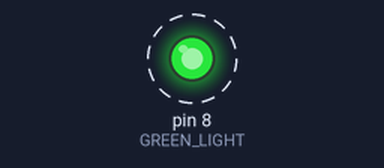
Simulated run of this sketch. Board: Arduino Uno, built with avr-gcc and run on an emulated ATmega328P. Shown: output pins drawn as LEDs (lit = HIGH). Dashed ring = blinking.

Above: at 0.2 s.
Timing chart, 0 to 3.0 s (numbered marks = the images above):
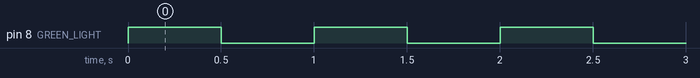

Measured:
- by itself, pin 8 (GREEN_LIGHT): alternates HIGH for 0.50 s and LOW for 0.50 s

The sketch:

hackathon_test4.ino
```cpp
#define GREEN_LIGHT 8 // first light, green LEDs (high when clear, low when opposite detected) [pin 8]

void setup() {

  // put your setup code here, to run once:
  pinMode(GREEN_LIGHT, OUTPUT);


}

void loop() {
  // put your main code here, to run repeatedly:
  digitalWrite(GREEN_LIGHT, HIGH);
  delay(500);
  digitalWrite(GREEN_LIGHT, LOW);
  delay(500);
}
```
